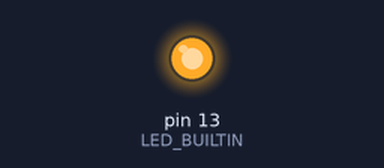
A sketch run on a simulated Arduino Uno, built with avr-gcc and run on an emulated ATmega328P. On the bench: output pins drawn as LEDs (lit = HIGH).

Above: at 0.1 s.
At 29.1 s:
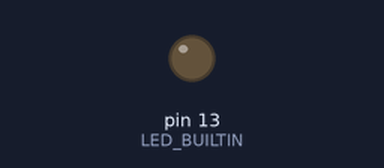
Timing chart, 0 to 39.5 s (numbered marks = the images above):
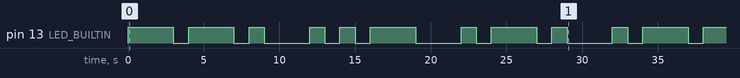

The sketch:

morsecode.ino
```cpp
void setup() {
  // initialize digital pin LED_BUILTIN as an output.
  pinMode(LED_BUILTIN, OUTPUT);

}
void loop() {
  G();
  delay(3000);
  U();
  delay(3000);
  R();
  delay(3000);
  P();
  delay(3000);
  A();
  delay(3000);
  R();
  delay(3000);
  T();
  delay(3000);
  A();
  delay(3000);
  P();
  delay(3000);
}
void G() {
  digitalWrite(LED_BUILTIN, HIGH);   // turn the LED on (HIGH is the voltage level)
  delay(3000);                       // wait for a 3 second
  digitalWrite(LED_BUILTIN, LOW);    // turn the LED off by making the voltage LOW
  delay(1000);
  digitalWrite(LED_BUILTIN, HIGH);   // turn the LED on (HIGH is the voltage level)
  delay(3000);                       // wait for a 3 second
  digitalWrite(LED_BUILTIN, LOW);    // turn the LED off by making the voltage LOW
  delay(1000);
  digitalWrite(LED_BUILTIN, HIGH);   // turn the LED on (HIGH is the voltage level)
  delay(1000);                       // wait for a 1 second
  digitalWrite(LED_BUILTIN, LOW);    // turn the LED off by making the voltage LOW
}

void U() {
  digitalWrite(LED_BUILTIN, HIGH);   // turn the LED on (HIGH is the voltage level)
  delay(1000);                       // wait for a second
  digitalWrite(LED_BUILTIN, LOW);    // turn the LED off by making the voltage LOW
  delay(1000);
  digitalWrite(LED_BUILTIN, HIGH);   // turn the LED on (HIGH is the voltage level)
  delay(1000);                       // wait for a second
  digitalWrite(LED_BUILTIN, LOW);    // turn the LED off by making the voltage LOW
  delay(1000);
  digitalWrite(LED_BUILTIN, HIGH);   // turn the LED on (HIGH is the voltage level)
  delay(3000);                       // wait for a 3 second
  digitalWrite(LED_BUILTIN, LOW);    // turn the LED off by making the voltage LOW
}
void R() {
  digitalWrite(LED_BUILTIN, HIGH);   // turn the LED on (HIGH is the voltage level)
  delay(1000);                       // wait for a second
  digitalWrite(LED_BUILTIN, LOW);    // turn the LED off by making the voltage LOW
  delay(1000);
  digitalWrite(LED_BUILTIN, HIGH);   // turn the LED on (HIGH is the voltage level)
  delay(3000);                       // wait for a 3 second
  digitalWrite(LED_BUILTIN, LOW);    // turn the LED off by making the voltage LOW
  delay(1000);
  digitalWrite(LED_BUILTIN, HIGH);   // turn the LED on (HIGH is the voltage level)
  delay(1000);                       // wait for a second
  digitalWrite(LED_BUILTIN, LOW);    // turn the LED off by making the voltage LOW

}
void P() {
  digitalWrite(LED_BUILTIN, HIGH);   // turn the LED on (HIGH is the voltage level)
  delay(1000);                       // wait for a second
  digitalWrite(LED_BUILTIN, LOW);    // turn the LED off by making the voltage LOW
  delay(1000);
  digitalWrite(LED_BUILTIN, HIGH);   // turn the LED on (HIGH is the voltage level)
  delay(3000);                       // wait for a 3 second
  digitalWrite(LED_BUILTIN, LOW);    // turn the LED off by making the voltage LOW
  delay(1000);
  digitalWrite(LED_BUILTIN, HIGH);   // turn the LED on (HIGH is the voltage level)
  delay(3000);                       // wait for a 3 second
  digitalWrite(LED_BUILTIN, LOW);    // turn the LED off by making the voltage LOW
  delay(1000);
  digitalWrite(LED_BUILTIN, HIGH);   // turn the LED on (HIGH is the voltage level)
  delay(1000);                       // wait for a second
  digitalWrite(LED_BUILTIN, LOW);    // turn the LED off by making the voltage LOW
}
void A() {
  digitalWrite(LED_BUILTIN, HIGH);   // turn the LED on (HIGH is the voltage level)
  delay(1000);                       // wait for a second
  digitalWrite(LED_BUILTIN, LOW);    // turn the LED off by making the voltage LOW
  delay(1000);
  digitalWrite(LED_BUILTIN, HIGH);   // turn the LED on (HIGH is the voltage level)
  delay(3000);                       // wait for a 3 second
  digitalWrite(LED_BUILTIN, LOW);    // turn the LED off by making the voltage LOW
}
void T() {
  digitalWrite(LED_BUILTIN, HIGH);   // turn the LED on (HIGH is the voltage level)
  delay(3000);                       // wait for a 3 second
  digitalWrite(LED_BUILTIN, LOW);    // turn the LED off by making the voltage LOW

}
```

Measured:
- by itself, pin 13 (LED_BUILTIN): LOW → HIGH at 0.00 s, → LOW 3.0 s later, → HIGH 1.0 s later, → LOW 3.0 s later, … (23 changes in this stretch)
